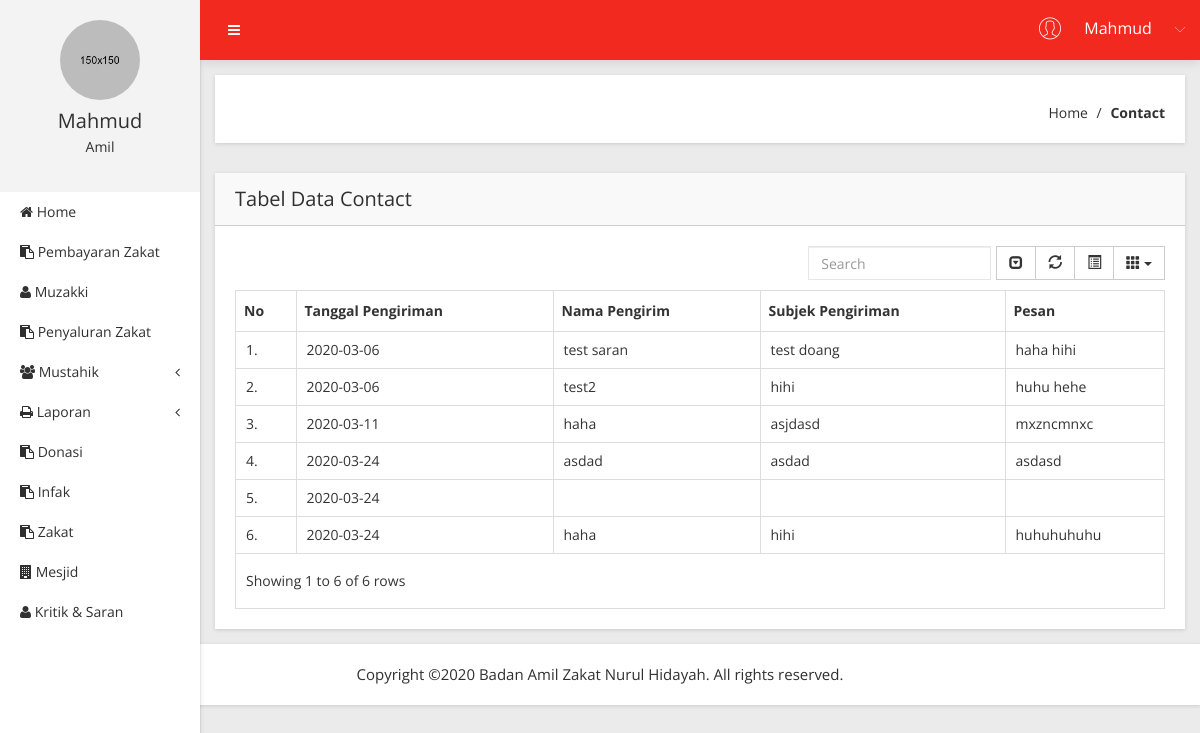
Screenshot of /Web/lihat_contact (signed in) with the database file from the repository.
### tables this page shows
CREATE TABLE IF NOT EXISTS `t_kritik_saran` (
`id_saran` int(11) NOT NULL,
  `tgl_saran` date NOT NULL,
  `nama_saran` varchar(50) NOT NULL,
  `subjek_saran` varchar(200) NOT NULL,
  `saran` varchar(250) NOT NULL
);

### app/core/controller.php (called while the page is built, shortened)
<?php
class controller {
	public function view($view, $data = [])
	{
		require_once 'app/views/' . $view .'.php';
	}
	public function model ($model)
	{
		return new $model;
	}
}

### app/controllers/web.php (called while the page is built, shortened)
<?php
class Web extends Controller {
	public function lihat_contact()
	{
		$data['judul'] = 'Lihat Contact - Zakat';
		$data['pnr'] = $this->model('Web_model')->getAllContact();
		$this->view('web/lihat_contact', $data);
	}
}

### app/core/app.php (called while the page is built, shortened)
<?php
class app {
	protected $method = 'index';
	protected $params = [];
	public function __construct ()
	{
		$url = $this->parseURL();
		if (file_exists('app/controllers/' . $url[0] . '.php')) {
			unset($url[0]);
		}
		$this->controller = new $this->controller;
		if (isset($url[1])) {
          if (method_exists($this->controller, $url[1])) {				$this->method = $url[1];
       }
   }
 call_user_func_array([$this->controller, $this->method], $this->params);
}
public function parseURL()
{
  if (isset($_GET['url'])) {
     $url = rtrim($_GET['url'], '/');
     $url = filter_var($url, FILTER_SANITIZE_URL);
     $url = explode('/', $url);
     return $url;
 }
}
}

### index.php (called while the page is built, shortened)
<?php
$app = new app;

### app/core/database.php (called while the page is built, shortened)
<?php
class Database {
	private $host = DB_HOST;
	private $user = DB_USER;
	private $pass = DB_PASS;
	private $db_name = DB_NAME;
PRIVATE $dbh;
private $stmt;
	public function __construct()
	{
		$dsn = 'mysql:host=' .$this->host. ';dbname=' .$this->db_name;
		$option= [
			PDO::ATTR_PERSISTENT =>true,
			PDO::ATTR_ERRMODE => PDO::ERRMODE_EXCEPTION
		];
		try{
			$this->dbh = new PDO($dsn, $this->user, $this->pass, $option);
		} catch(PDOException $e) {
			die($e->getMessage());
		}
	}
public function query($query){
	$this->stmt= $this->dbh->prepare($query);
}
public function execute()
{
	$this->stmt->execute();
}
public function resultSet()
{
	$this->execute();
	return $this->stmt->fetchALL(PDO::FETCH_ASSOC);
}
}
?>

### app/models/Web_model.php (called while the page is built, shortened)
<?php
class Web_model {
	private $db;
	public function __construct(){
		$this->db = new database;
	}
	public function getAllContact()
	{
		$this->db->query("SELECT * FROM t_kritik_saran");
	 		return $this->db->resultSet();
	}
}

### app/views/web/lihat_contact.php (the view, shortened to what this page needs)
            <div class="breadcome-area mg-b-30 small-dn">
                <div class="container-fluid">
                    <div class="row">
                        <div class="col-lg-12">
                            <div class="breadcome-list shadow-reset">
                                <div class="row">
                                    <div class="col-lg-6">
                                        <div class="breadcome-heading">
                                        </div>
                                    </div>
                                    <div class="col-lg-6">
                                        <ul class="breadcome-menu">
                                            <li><a href="<?=BASEURL;?>/home_index">Home</a> <span class="bread-slash">/</span>
                                            </li>
                                            <li><span class="bread-blod">Contact</span>
                                            </li>
                                        </ul>
                                    </div>
                                </div>
                            </div>
                        </div>
                    </div>
                </div>
            </div>
            <div class="data-table-area mg-b-15">
                <div class="container-fluid">
                    <div class="row">
                        <div class="col-lg-12">
                            <div class="sparkline13-list shadow-reset">
                                <div class="sparkline13-hd">
                                    <div class="main-sparkline13-hd">
                                        <h1>Tabel <span class="table-project-n">Data</span>  Contact</h1>
                                    </div>
                                </div>
                                <div class="sparkline13-graph">
                                    <div class="datatable-dashv1-list custom-datatable-overright">
                                        <table id="table" data-toggle="table" data-pagination="true" data-search="true" data-show-columns="true" data-show-pagination-switch="true" data-show-refresh="true" data-key-events="true" data-show-toggle="true" data-resizable="true" data-cookie="true" data-cookie-id-table="saveId" data-click-to-select="true" data-toolbar="#toolbar">
                                            <thead>
                                                <tr>
                            <th>No </th>
                            <th>Tanggal Pengiriman </th>
                            <th>Nama Pengirim</th>
                            <th>Subjek Pengiriman</th>
                            <th>Pesan</th>
                        </tr>
                      </thead>
                      <tbody>
                        <?php
                      $no = 1;
        foreach( $data['pnr'] as $pnr) : ?><tr>
                    <td><?=$no++ ?>.</td>
          <td><?= $pnr['tgl_saran'];?></td>
          <td><?= $pnr['nama_saran'];?></td>
          <td><?= $pnr['subjek_saran'];?></td>
          <td><?= $pnr['saran'];?></td>
</tr>
    <?php endforeach; ?>
                      </tbody>
                    </table>
                                    </div>
                                </div>
                            </div>
                        </div>
                    </div>
                </div>
            </div>
        </div>
    </div>

### rows the page displays
t_kritik_saran: tgl_saran "2020-03-06", nama_saran "test saran", subjek_saran "test doang", saran "haha hihi"
t_kritik_saran: tgl_saran "2020-03-06", nama_saran "test2", subjek_saran "hihi", saran "huhu hehe"
t_kritik_saran: tgl_saran "2020-03-11", nama_saran "haha", subjek_saran "asjdasd", saran "mxzncmnxc"
t_kritik_saran: tgl_saran "2020-03-24", nama_saran "asdad", subjek_saran "asdad", saran "asdasd"
t_kritik_saran: tgl_saran "2020-03-24"
t_kritik_saran: tgl_saran "2020-03-24", nama_saran "haha", subjek_saran "hihi", saran "huhuhuhuhu"

### other values shown
$_SESSION['username'] "Mahmud"
$level "Amil"
